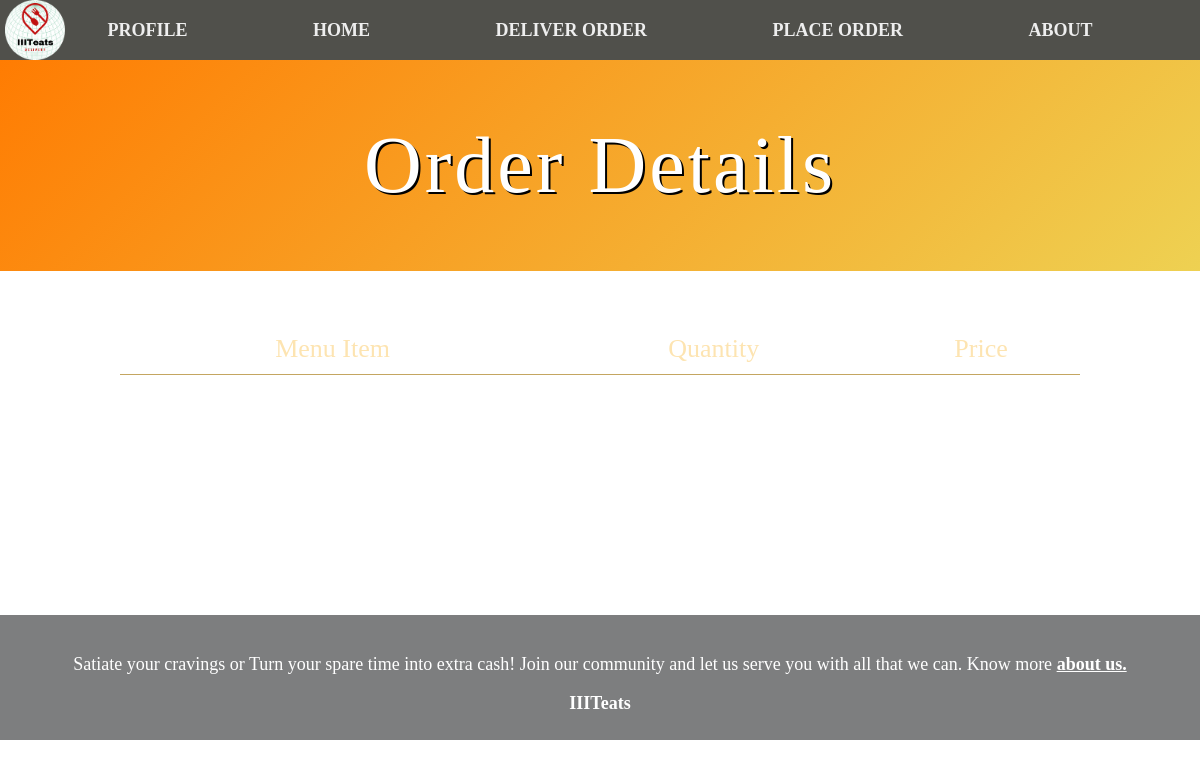
Page /order_items/1 on the earlier database version.
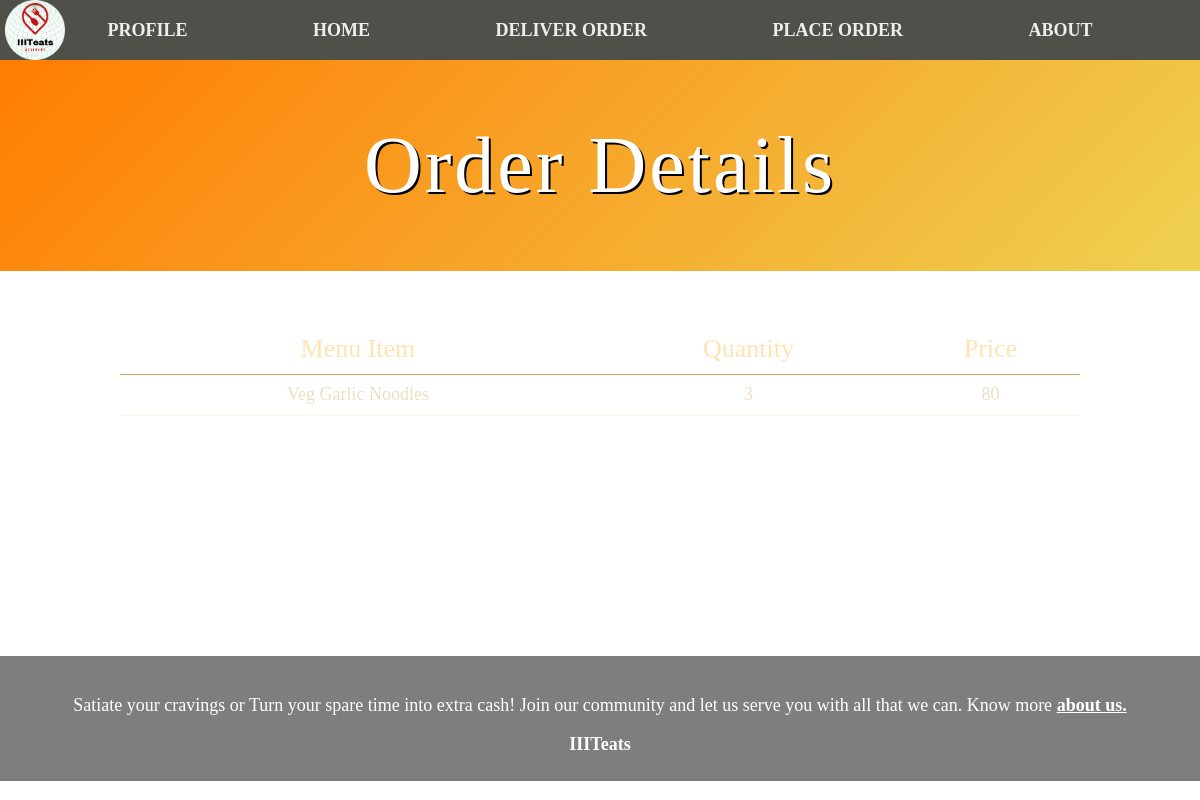
Same page on the later database version.
### tables this page shows
CREATE TABLE orderitems (
item_id integer primary key autoincrement,
order_id integer not null,
menu_id integer not null,
quantity integer not null,
FOREIGN KEY (order_id) REFERENCES Orders(order_id),
foreign key (menu_id) references Menu(menu_id));

CREATE TABLE Menu (
menu_id INTEGER PRIMARY KEY,
canteen_id INTEGER NOT NULL,
item_name TEXT NOT NULL,
item_price INTEGER NOT NULL,
FOREIGN KEY (canteen_id) REFERENCES Canteens(canteen_id));

### app.py (the view)
@app.route('/order_items/<order_id>')
def order_items(order_id):
    conn = sqlite3.connect('iiiteats.db')
    cursor = conn.cursor()
    cursor.execute('''
    SELECT Menu.item_name, OrderItems.quantity, Menu.item_price
    FROM OrderItems
    JOIN Menu ON OrderItems.menu_id = Menu.menu_id
    JOIN Orders ON OrderItems.order_id = Orders.order_id
    WHERE OrderItems.order_id = ? AND orders.delivery_status not like 'delivered'
''', (order_id,))
    order_items_data = cursor.fetchall()
    conn.close()
    return render_template('order_items.html', order_items=order_items_data)

### templates/order_items.html (shortened to what this page needs)
<!DOCTYPE html>
<html>
  <head>
    <link rel="stylesheet" href="../static/order_items.css" />
    <link rel="stylesheet" href="../static/navbar.css" />
    <link rel="stylesheet" href="../static/footer.css" />
  </head>
  <body>
    <nav class="navbar">
      <img src="../static/hackathon_logo.png" alt="logo" />
      <a href="/profile">PROFILE</a>
      <a href="/main">HOME</a>
      <a href="/take_orders">DELIVER ORDER</a>
      <a href="/canteens">PLACE ORDER</a>
      <a href="/about">ABOUT</a>
    </nav>
    <h1>Order Details</h1>
    <table>
      <tr>
        <th>Menu Item</th>
        <th>Quantity</th>
        <th>Price</th>
      </tr>
      {% for order_item in order_items %}
      <tr>
        <td>{{ order_item[0] }}</td>
        <td>{{ order_item[1] }}</td>
        <td>{{ order_item[2] }}</td>
      </tr>
      {% endfor %}
    </table>
    <footer>
      <br>
      <p>Satiate your cravings or Turn your spare time into extra cash! Join our community and let us serve you with all that we can. Know more <u> <b> <a
                      href="/about">about us.</a> </u> </b> </p>
      <p><b>IIITeats</b></p>
      <br>
  </footer>
  </body>
</html>

### static/order_items.css (style rules this page uses)
body { background-repeat: no-repeat; background-size: cover; background-image: url("https://wallpaperaccess.com/full/303567.jpg"); margin: 0; padding: 0; }
h1 { margin-top: 5%; color: #ffffff; text-align: center; font-size: 39px; font-weight: normal; font-size: 80px; text-shadow: 2px 2px black; letter-spacing: 3px; background: linear-gradient(-45deg, #eed152, #ff7c02); padding: 5%; }
table { width: 80%; border-collapse: collapse; margin-left: 10%; margin-bottom: 20%; }
th { text-align: center; padding: 1%; font-weight: normal; font-size: 26px; color: rgb(253, 228, 177); border-bottom: 1px solid rgb(196, 166, 97); }
td { color: rgb(238, 223, 196); padding: 1%; font-size: 18px; text-align: center; border-bottom: 1px solid rgba(247, 231, 178, 0.311); }

### static/navbar.css (style rules this page uses)
.navbar { background-color: rgba(49, 49, 43, 0.849); position: fixed; z-index: 100; top: 0; left: 0; height: 60px; width: 100%; display: flex; justify-content: space-evenly; align-items: center; }
.navbar a { float: left; display: block; color: #eeeeee; text-align: center; padding: 15px 18px; font-size: 18px; font-weight: bold; }
a, a:hover, a:focus, a:active { text-decoration: none; color: inherit; }
.navbar img { width: 60px; height: 60px; position: absolute; top: 0px; left: 5px; }

### static/footer.css (style rules this page uses)
footer { margin-top: 100px; text-align: center; bottom: 0; font-size: 18px; width: 100%; height: 125px; background-color: #1f202293; color: white; }

Differences in the rows shown:
added orderitems: item_name "Veg Garlic Noodles", quantity "3", item_price "80"
